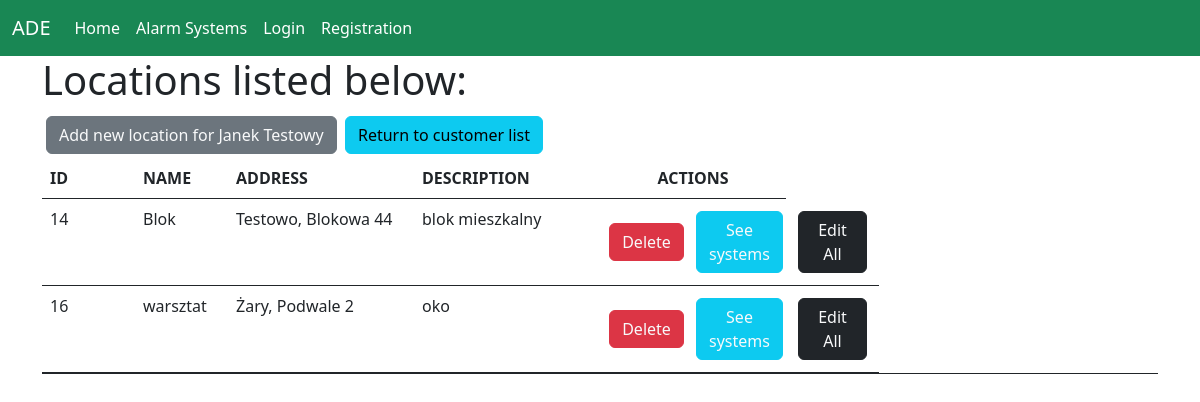
Page /main_view/details_customer/8 on the earlier database version.
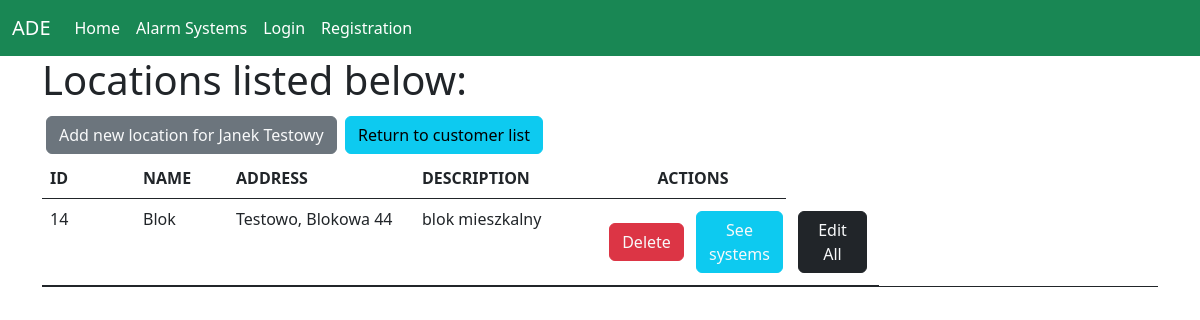
Same page on the later database version.
### alarm_systems/models.py (models this page shows)
class Location(models.Model):
    name = models.CharField(max_length=100)
    address = models.CharField(max_length=255)
    description = models.TextField(blank=True, null=True)
    customer = models.ForeignKey('Customer', on_delete=models.CASCADE)

### alarm_systems/views.py (the view)
# urls.py: path('main_view/details_customer/<int:customer_id>', views.details_customer,
def details_customer(request, customer_id):
    locations = Location.objects.filter(customer_id=customer_id).order_by('name')
    customer = get_object_or_404(Customer, pk=customer_id)
    return render(
        request,
        'home/customer_details/customer_details_main_page.html',
        context={
            'locations': locations,
            'customer': customer})

### alarm_systems/templates/home/customer_details/customer_details_main_page.html (shortened to what this page needs)
{% extends 'base.html' %}
{% block container %}
    <h1>Locations listed below:</h1>
    <div class="schedules-content">
        <div class="col-sm">
            <a href="{% url 'alarm_systems:add_location_customer' customer.id %}"
               class="btn btn-secondary  rounded-10 text-light m-1">Add new
                location for {{ customer.first_name }} {{ customer.last_name }}</a>
            <a href="{% url 'alarm_systems:main_view' %}" class="btn btn-info">Return to
                customer list</a>
        </div>
        <table class="table border-bottom border-dark ">
            <thead>
            <tr class="d-flex">
                <th class="col-sm-1">ID</th>
                <th class="col-1">NAME</th>
                <th class="col-2">ADDRESS</th>
                <th class="col-md-2">DESCRIPTION</th>
                <th class="col-2 text-center">ACTIONS</th>
            </tr>
            </thead>
            <tbody class="text-color-lighter">
            {% for location in locations %}
                <tr class="d-flex ">
                <td class="col-sm-1">{{ location.id }}</td>
                <td class="col-1">{{ location.name }}</td>
                <td class="col-2">{{ location.address }}</td>
                <td class="col-md-2">{{ location.description }}</td>
                <td class="col-1 d-flex align-items-center justify-content-center flex-wrap">
                <a href="{% url 'alarm_systems:delete_location' location.id %}"
                   class="btn btn-danger rounded-10 text-light m-1">Delete</a>
                <td class="col-1 d-flex align-items-center justify-content-center flex-wrap">
                <a href="{% url 'alarm_systems:location_details' location.id %}"
                   class="btn btn-info rounded-10 text-light m-1">See systems</a>
                <td class="col-1 d-flex align-items-center justify-content-center flex-wrap">
                <a href="{% url 'alarm_systems:edit_location' location.id %}"
                   class="btn btn-dark rounded-10 text-light m-1">Edit All</a>{% endfor %}
            </td>
            </tr>
            </tbody>
        </table>
    </div>
{% endblock %}

Differences in the rows shown:
removed Location: id "16", name "warsztat", address "Żary, Podwale 2", description "oko"
